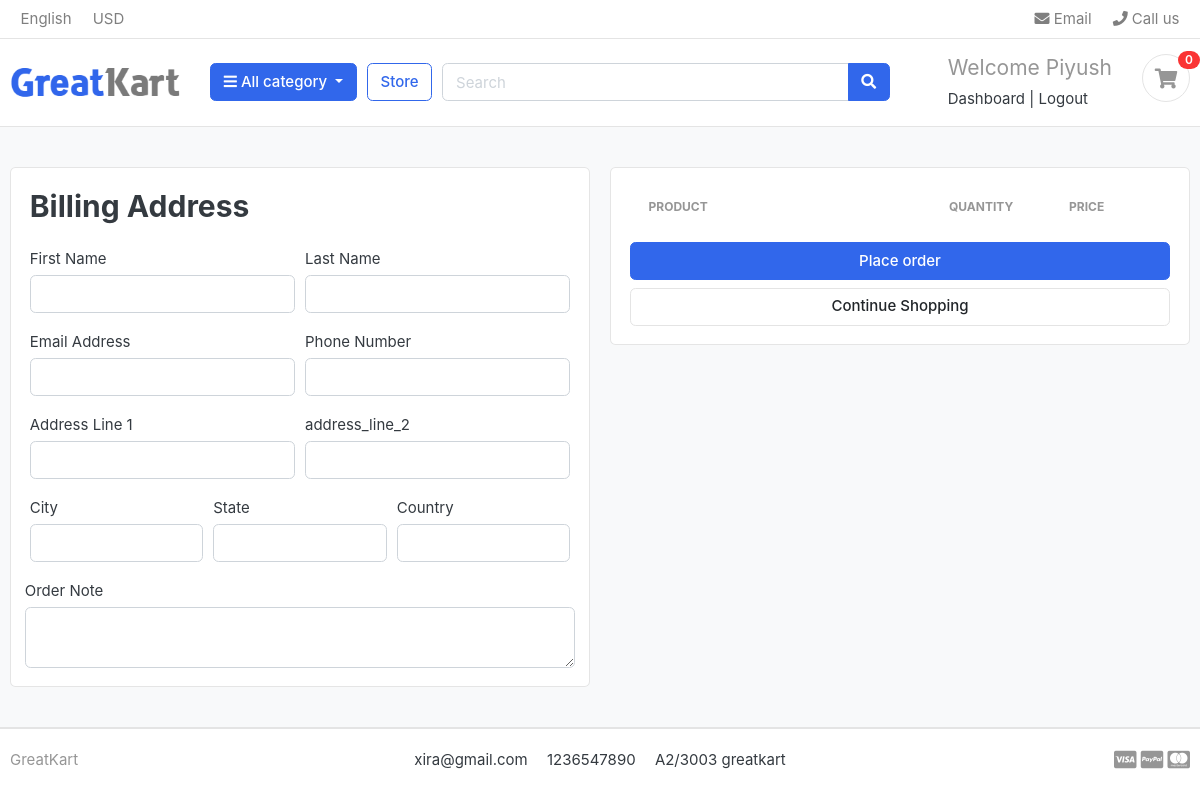
Page /cart/checkout/ (signed in) on the earlier database version.
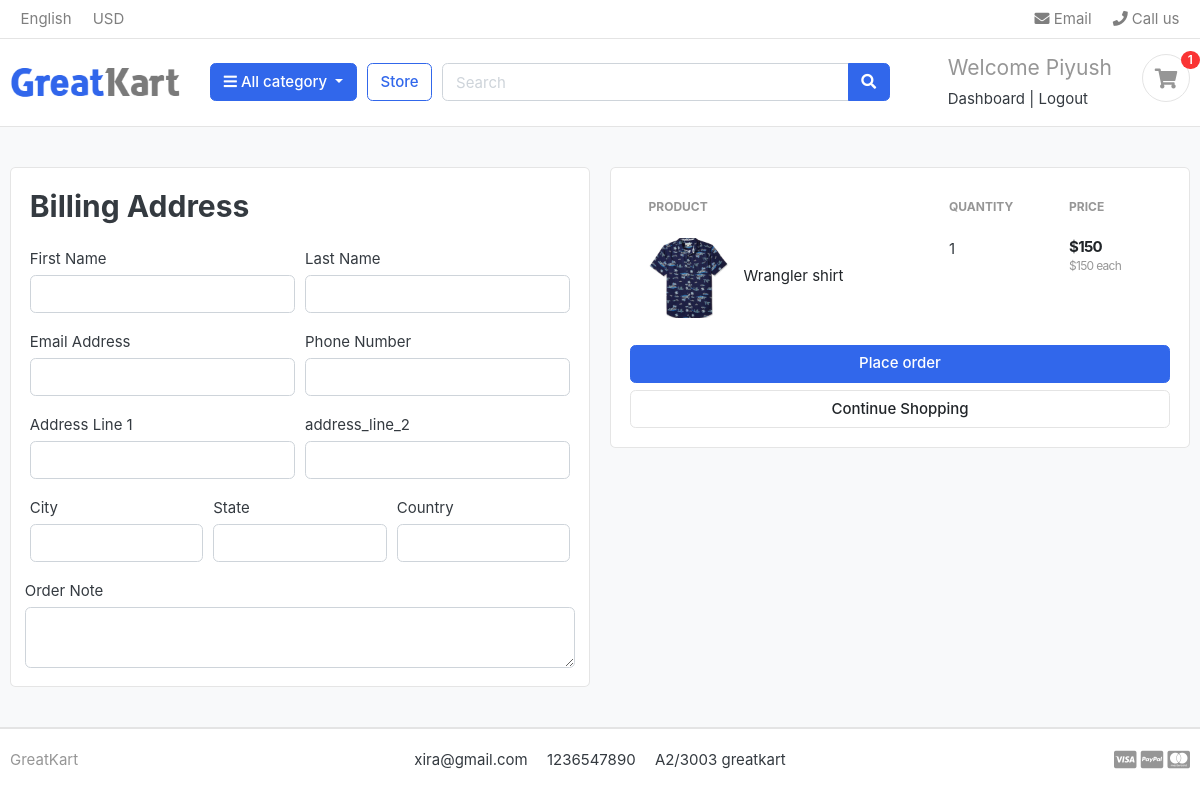
Same page on the later database version.
### carts/models.py (models this page shows, shortened)
class CartItem(models.Model):
    user = models.ForeignKey(Account, on_delete=models.CASCADE,null=True)
    product = models.ForeignKey(Product, on_delete=models.CASCADE)
    variations = models.ManyToManyField(Variation,blank=True)
    cart    = models.ForeignKey(Cart, on_delete=models.CASCADE,null=True)
    quantity= models.IntegerField()
    is_active = models.BooleanField(default=True)
    def sub_total(self):
        return self.product.price * self.quantity

### store/models.py (models this page shows, shortened)
class Product(models.Model):
    product_name = models.CharField(max_length=200, unique=True)
    slug = models.SlugField(max_length=200, unique=True)
    description = models.TextField(max_length=500, blank=True)
    price = models.IntegerField()
    images = models.ImageField(upload_to='photos/products')
    stock = models.IntegerField()
    is_available = models.BooleanField(default=True)
    category = models.ForeignKey(Category, on_delete=models.CASCADE)
    created_date = models.DateTimeField(auto_now_add=True)
    modified_date = models.DateTimeField(auto_now=True)
    def get_url(self):
        return reverse('product_detail', args=[self.category.slug, self.slug])

### carts/views.py (the view)
# urls.py: path('checkout/',views.checkout, name='checkout')
@login_required(login_url='login')
def checkout(request, total=0, quantity=0, cart_items=None):
    try:
        tax = 0
        grand_total = 0
        cart_items = CartItem.objects.filter(user=request.user, is_active=True)
        for cart_item in cart_items:
            total += (cart_item.product.price * cart_item.quantity)
            quantity += cart_item.quantity
        tax = (2 * total) / 100
        grand_total = total + tax
    except ObjectDoesNotExist:
        pass
    context = {
        'total': total,
        'quantity': quantity,
        'cart_items': cart_items,
        'tax': tax,
        'grand_total': grand_total,
    }
    return render(request, 'store/checkout.html', context)

### carts/context_processors.py (called while the page is built)
def counter(request):
    cart_count = 0
    if 'admin' in request.path:
        return()
    else:
        try:
            cart =Cart.objects.filter(cart_id=_cart_id(request))
            if request.user.is_authenticated:
                cart_items =CartItem.objects.all().filter(user=request.user)
            else:
                cart_items =CartItem.objects.all().filter(cart=cart[:1])
            for cart_item in cart_items:
                cart_count += cart_item.quantity
        except Cart.DoesNotExist:
            cart_count = 0
    return dict(cart_count=cart_count)

### carts/views.py (called while the page is built)
def _cart_id(request):
    cart_id = request.session.session_key
    if not cart_id:
        request.session.create()
        cart_id = request.session.session_key
    return cart_id

### category/context_processors.py (called while the page is built)
def menu_links(request):
    links = Category.objects.all()
    return dict(links=links)

### category/models.py (called while the page is built)
    def get_url(self):
        return reverse('product_by_category',args=[self.slug])

### templates/store/checkout.html (shortened to what the changed rows need)
{% extends 'base.html' %}
{% load static %}
{% block content %}
<section class="section-content padding-y bg">
  <div class="container">
    <div class="row">
      <aside class="col-lg-6">
        <div class="card">
            <div class="card-body">
                <h2 class= "card-title mb-4 ">Billing Address</h2>
      </aside>
      <aside class="col-lg-6">
        <div class="card">
          <div class="card-body">
            <table class="table table-borderless table-shopping-cart">
                <thead class="text-muted">
                  <tr class="small text-uppercase">
                    <th scope="col">Product</th>
                    <th scope="col" width="120">Quantity</th>
                    <th scope="col" width="120">Price</th>
                  </tr>
                </thead>
                <tbody>
                  {% for cart_item in cart_items %}
                  <tr>
                    <td>
                      <figure class="itemside align-items-center">
                        <div class="aside">
                          <img
                            src="{{ cart_item.product.images.url }}"
                            class="img-sm"
                          />
                        </div>
                        <figcaption class="info">
                          <a href="{{ cart_item.product.get_url }}" class="title text-dark">
                            {{ cart_item.product.product_name }}
                          </a>
                        </figcaption>
                      </figure>
                    </td>
                    <td>
                        <label for="">{{cart_item.quantity}}</label>
                    </td>
                    <td>
                      <div class="price-wrap">
                        <var class="price">${{ cart_item.sub_total }}</var>
                        <small class="text-muted"> ${{ cart_item.product.price }} each </small>
                      </div>
                    </td>
                  </tr>
                  {% endfor %}
                </tbody>
              </table>
          </div>
        </div>
      </aside>
    </div>
  </div>
</section>
{% endblock %}

### templates/includes/navbar.html (shortened to what this page needs)
{% load static %}
<header class="section-header">
    <nav class="navbar p-md-0 navbar-expand-sm navbar-light border-bottom">
    <div class="container">
      <div class="collapse navbar-collapse" id="navbarTop4">
        <ul class="navbar-nav mr-auto">
            <li class="nav-item dropdown">
                 <a href="#" class="nav-link"> English </a>
            </li>
            <li class="nav-item dropdown">
                <a href="#" class="nav-link"> USD </a>
            </li>
        </ul>
        <ul class="navbar-nav">
            <li><a href="#" class="nav-link"> <i class="fa fa-envelope"></i> Email </a></li>
            <li><a href="#" class="nav-link"> <i class="fa fa-phone"></i> Call us </a></li>
        </ul>
      </div>
    </div>
    </nav>
    <section class="header-main border-bottom">
        <div class="container">
    <div class="row align-items-center">
        <div class="col-lg-2 col-md-3 col-6">
            <a href="{% url 'home' %}" class="brand-wrap">
                <img class="logo" src="{% static './images/logo.png' %}">
            </a>
        </div>
        <div class="col-lg col-sm col-md col-6 flex-grow-0">
            <div class="category-wrap dropdown d-inline-block float-right">
                <button type="button" class="btn btn-primary dropdown-toggle" data-toggle="dropdown">
                    <i class="fa fa-bars"></i> All category
                </button>
            </div>
        </div>
        <a href="./store/" class="btn btn-outline-primary">Store</a>
        <div class="col-lg  col-md-6 col-sm-12 col">
            <form action="{% url 'search' %}" class="search" method="GET">
                <div class="input-group w-100">
                    <input type="text" class="form-control" style="width:60%;" placeholder="Search" name="keyword">
                    <div class="input-group-append">
                      <button class="btn btn-primary" type="submit">
                        <i class="fa fa-search"></i>
                      </button>
                    </div>
                </div>
            </form>
        </div>
        <div class="col-lg-3 col-sm-6 col-8 order-2 order-lg-3">
                    <div class="d-flex justify-content-end mb-3 mb-lg-0">
                        {% if user.id is None%}
                        <div class="widget-header">
                            <small class="title text-muted">Welcome guest!</small>
                            <div>
                                <a href="{% url 'login' %}">Sign in</a> <span class="dark-transp"> | </span>
                                <a href="{% url 'register' %}"> Register</a>
                            </div>
                        </div>
                        {% else %}
                        <div class="widget-header">
                           <h3> <small class="title text-muted">Welcome {{user.first_name}}</small></h3>
                            <div>
                                <a href="{% url 'dashboard' %}">Dashboard</a> <span class="dark-transp"> | </span>
                                <a href="{% url 'logout' %}">Logout</a>
                            </div>
                        </div>
                        {% endif %}
                        <a href="{% url 'cart' %}" class="widget-header pl-3 ml-3">
                            <div class="icon icon-sm rounded-circle border"><i class="fa fa-shopping-cart"></i></div>
                            <span class="badge badge-pill badge-danger notify">{{cart_count}}</span>
                        </a>
                    </div>
                </div>
    </div>
        </div>
    </section>
    </header>

Differences in the rows shown:
added CartItem: product.images (picture), product.product_name "Wrangler shirt", quantity "1", sub_total "150", product.price "150"
Other differences:
{{ cart_count }}: "0" → "1"
